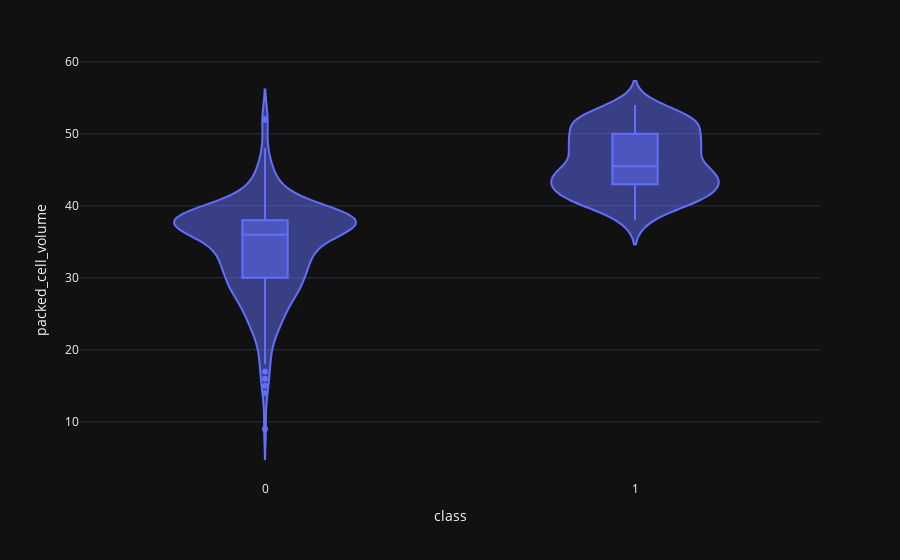

The notebook cell this image was saved under:
### Code cell
#insights >> outliers are present, 3.1 and 4.8, 16.1 for class 0

violin('packed_cell_volume')

### Figure 1 — Plotly figure (JSON) as saved in the notebook; plotly's stock layout.template omitted (floating-point values rounded to 4 significant figures; data arrays with more than 128 entries replaced by an {"elided": "..."} marker saying what was removed)
{"data": [{"alignmentgroup": "True", "box": {"visible": true}, "hovertemplate": "class=%{x}<br>packed_cell_volume=%{y}<extra></extra>", "legendgroup": "", "marker": {"color": "#636efa"}, "name": "", "offsetgroup": "", "orientation": "v", "scalegroup": "True", "showlegend": false, "type": "violin", "x": {"elided": "400 int values"}, "x0": " ", "xaxis": "x", "y": {"elided": "400 int values"}, "y0": " ", "yaxis": "y"}], "layout": {"legend": {"tracegroupgap": 0}, "margin": {"t": 60}, "violinmode": "group", "xaxis": {"anchor": "y", "domain": [0, 1], "title": {"text": "class"}}, "yaxis": {"anchor": "x", "domain": [0, 1], "title": {"text": "packed_cell_volume"}}}}
